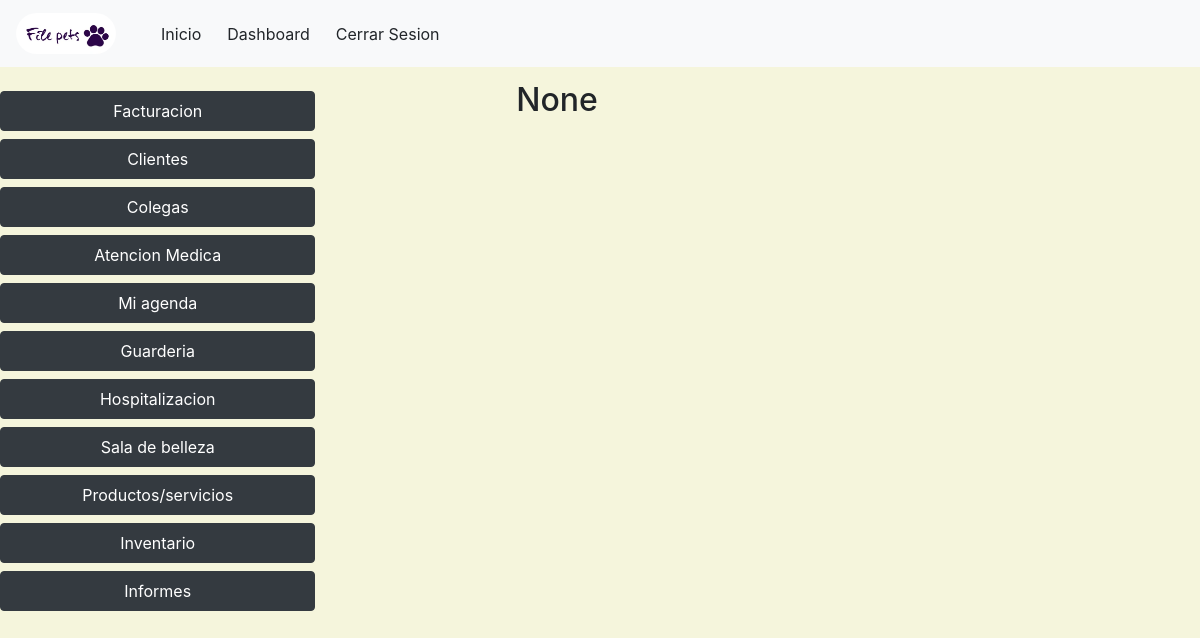
The page /home/ (signed in) on the database as committed earlier.
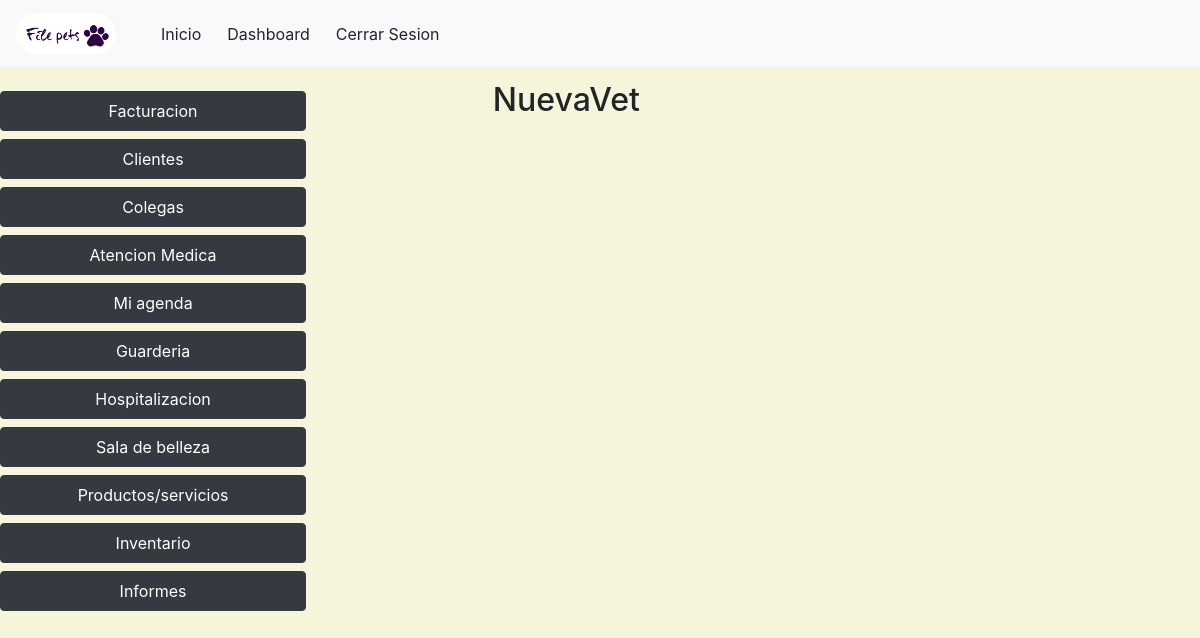
The same page on the database as committed later.
### veterinary/models.py (models this page shows, shortened)
class User(AbstractUser):
    direccion = models.CharField(max_length=50,blank=True, null= True)
    veterinary = models.ForeignKey(Veterinary, on_delete=models.PROTECT,null=True,blank=True)

class Veterinary(models.Model):
    nameVeterinary = models.CharField(max_length=50,blank=False,null=False,unique=True)
    cityVeterinary = models.CharField(max_length=50,blank=True,null=True)
    nit = models.CharField(max_length=50,blank=False,null=False,unique=True)
    email = models.EmailField(unique=True)
    direccion = models.CharField(max_length=50,blank=True, null= True)
    password = models.CharField(max_length=50, default='admin')
    def __str__(self):
        return self.nameVeterinary

### veterinary/views.py (the view)
# urls.py: path("home/",views.home,name="home"),
@login_required(login_url='login')
def home(request):
    return render(request,'veterinary/home.html',{})

### templates/veterinary/home.html (shortened to what this page needs)
{% extends 'layout/base.html' %}
{% block 'style' %}
    {% load static %}
    <link rel="stylesheet" href="{% static 'css/estilo.css' %}">
{% endblock %}
{% block 'header' %}
{% include 'layout/partials/headerbase.html' %}
{% endblock %}
{% block 'content' %}
<div class="left-menu">
    <div class="caja1">
        {% include 'layout/partials/leftmenu.html' %}
    </div>
    <div class="caja2">
    </div>
    <div class="caja3">
        <div>
            <h2>{{request.user.veterinary}}</h2>
        </div>
    </div>
</div>
{% endblock %}

Rows that differ between the two databases and show on the page:
changed User: user.veterinary "None" → "NuevaVet"
